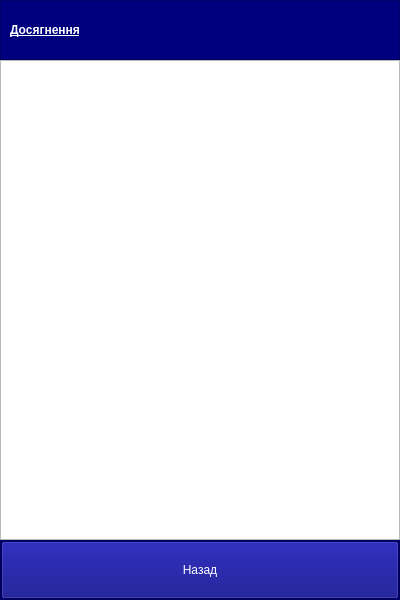
<?xml version="1.0" encoding="UTF-8"?>
<ui version="4.0">
 <class>Archivments</class>
 <widget class="QWidget" name="Archivments">
  <property name="geometry">
   <rect>
    <x>0</x>
    <y>0</y>
    <width>400</width>
    <height>600</height>
   </rect>
  </property>
  <property name="windowTitle">
   <string>Form</string>
  </property>
  <layout class="QVBoxLayout" name="verticalLayout">
   <property name="spacing">
    <number>0</number>
   </property>
   <property name="leftMargin">
    <number>0</number>
   </property>
   <property name="topMargin">
    <number>0</number>
   </property>
   <property name="rightMargin">
    <number>0</number>
   </property>
   <property name="bottomMargin">
    <number>0</number>
   </property>
   <item>
    <widget class="QFrame" name="top_frame">
     <property name="sizePolicy">
      <sizepolicy hsizetype="Preferred" vsizetype="Preferred">
       <horstretch>0</horstretch>
       <verstretch>10</verstretch>
      </sizepolicy>
     </property>
     <property name="styleSheet">
      <string notr="true">background-color: rgb(0, 0, 127);
color: rgb(255, 255, 255);</string>
     </property>
     <property name="frameShape">
      <enum>QFrame::StyledPanel</enum>
     </property>
     <property name="frameShadow">
      <enum>QFrame::Raised</enum>
     </property>
     <layout class="QHBoxLayout" name="horizontalLayout">
      <item>
       <widget class="QLabel" name="label">
        <property name="font">
         <font>
          <weight>75</weight>
          <bold>true</bold>
          <underline>true</underline>
         </font>
        </property>
        <property name="text">
         <string>Досягнення</string>
        </property>
       </widget>
      </item>
     </layout>
    </widget>
   </item>
   <item>
    <widget class="QListWidget" name="archList">
     <property name="sizePolicy">
      <sizepolicy hsizetype="Expanding" vsizetype="Expanding">
       <horstretch>0</horstretch>
       <verstretch>80</verstretch>
      </sizepolicy>
     </property>
    </widget>
   </item>
   <item>
    <widget class="QFrame" name="bottom_frame">
     <property name="sizePolicy">
      <sizepolicy hsizetype="Preferred" vsizetype="Preferred">
       <horstretch>0</horstretch>
       <verstretch>10</verstretch>
      </sizepolicy>
     </property>
     <property name="styleSheet">
      <string notr="true">background-color: rgb(0, 0, 127);
color: rgb(255, 255, 255);</string>
     </property>
     <property name="frameShape">
      <enum>QFrame::StyledPanel</enum>
     </property>
     <property name="frameShadow">
      <enum>QFrame::Raised</enum>
     </property>
     <layout class="QHBoxLayout" name="horizontalLayout_2">
      <property name="spacing">
       <number>0</number>
      </property>
      <property name="leftMargin">
       <number>0</number>
      </property>
      <property name="topMargin">
       <number>0</number>
      </property>
      <property name="rightMargin">
       <number>0</number>
      </property>
      <property name="bottomMargin">
       <number>0</number>
      </property>
      <item>
       <widget class="QToolButton" name="backButton">
        <property name="sizePolicy">
         <sizepolicy hsizetype="Preferred" vsizetype="Preferred">
          <horstretch>0</horstretch>
          <verstretch>0</verstretch>
         </sizepolicy>
        </property>
        <property name="text">
         <string>Назад</string>
        </property>
       </widget>
      </item>
     </layout>
    </widget>
   </item>
  </layout>
 </widget>
 <resources/>
 <connections/>
</ui>
